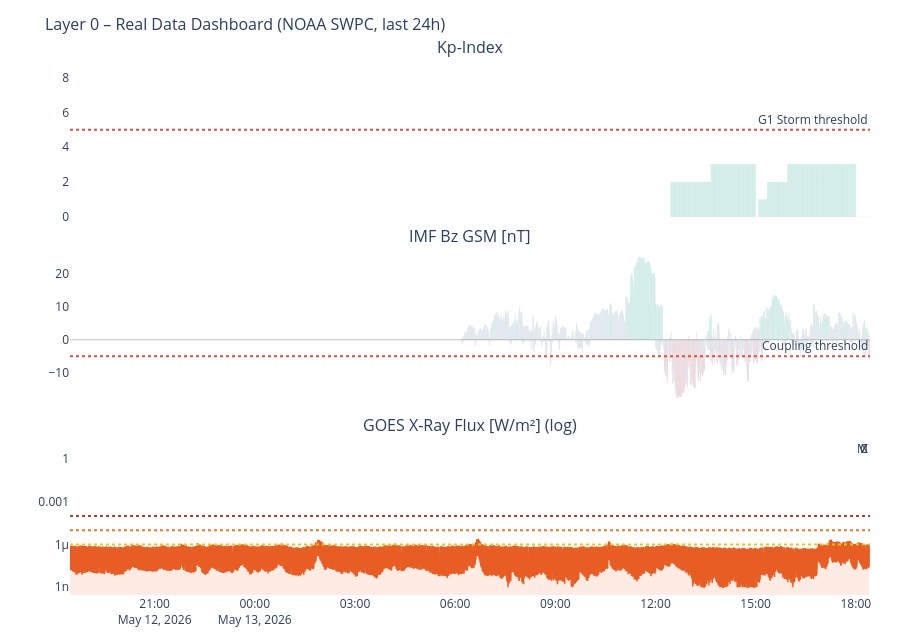

Here is the notebook cell this chart was saved with:
### Markdown cell above
---
## 3. Time-Series Dashboard (Real Data)

### Code cell
# ============================================================
# DASHBOARD – Kp / Solar Wind / IMF Bz / X-Ray
# ============================================================

panels = [
    (df_kp,   'kp',     'Kp-Index',                       '#7F77DD', 'bar'),
    (df_sw,   'speed',  'Solar Wind Speed [km/s]',         '#F2A623', 'line'),
    (df_mag,  'bz_gsm', 'IMF Bz GSM [nT]',                '#378ADD', 'bar'),
    (df_xray, 'flux',   'GOES X-Ray Flux [W/m²] (log)',    '#E85D24', 'line'),
]
active = [(df, col, title, color, kind)
          for df, col, title, color, kind in panels
          if df is not None and col in df.columns]

if not active:
    print('No data available.')
else:
    fig = make_subplots(
        rows=len(active), cols=1, shared_xaxes=True,
        subplot_titles=[p[2] for p in active],
        vertical_spacing=0.06
    )
    for i, (df, col, title, color, kind) in enumerate(active, 1):
        ds = df.dropna(subset=[col])
        if kind == 'bar':
            if col == 'kp':
                mc = ['#2ecc71' if v < 4 else '#f39c12' if v < 6 else '#e74c3c'
                      for v in ds[col]]
            elif col == 'bz_gsm':
                mc = ['#e74c3c' if v < -5 else '#2ecc71' if v > 5 else '#95a5a6'
                      for v in ds[col]]
            else:
                mc = color
            fig.add_trace(go.Bar(x=ds['time'], y=ds[col], marker_color=mc,
                                 name=title, opacity=0.75), row=i, col=1)
        else:
            h = color.lstrip('#')
            r_c, g_c, b_c = int(h[0:2], 16), int(h[2:4], 16), int(h[4:6], 16)
            fc = f'rgba({r_c},{g_c},{b_c},0.12)'
            fig.add_trace(go.Scatter(x=ds['time'], y=ds[col], name=title,
                                     line=dict(color=color, width=1.5),
                                     fill='tozeroy', fillcolor=fc), row=i, col=1)

        if col == 'kp':
            fig.add_hline(y=5, line_dash='dot', line_color='#e74c3c',
                          annotation_text='G1 Storm threshold', row=i, col=1)
            fig.update_yaxes(range=[0, 9], row=i, col=1)
        elif col == 'speed':
            fig.add_hline(y=500, line_dash='dot', line_color='#E85D24',
                          annotation_text='Elevated wind', row=i, col=1)
        elif col == 'bz_gsm':
            fig.add_hline(y=0, line_color='gray', line_width=0.5, row=i, col=1)
            fig.add_hline(y=-5, line_dash='dot', line_color='#e74c3c',
                          annotation_text='Coupling threshold', row=i, col=1)
        elif col == 'flux':
            fig.update_yaxes(type='log', row=i, col=1)
            for lvl, lbl, lc in [(1e-4,'X','#c0392b'),(1e-5,'M','#e67e22'),(1e-6,'C','#f1c40f')]:
                fig.add_hline(y=lvl, line_dash='dot', line_color=lc,
                              annotation_text=lbl, row=i, col=1)

    fig.update_layout(
        title=dict(text='Layer 0 – Real Data Dashboard (NOAA SWPC, last 24h)', font=dict(size=16)),
        height=180 * len(active) + 100,
        showlegend=False,
        plot_bgcolor='rgba(0,0,0,0)', paper_bgcolor='rgba(0,0,0,0)',
        margin=dict(l=70, r=30, t=60, b=40)
    )
    fig.show()

### Figure 1 — Plotly figure (JSON) as saved in the notebook; plotly's stock layout.template omitted (floating-point values rounded to 4 significant figures; data arrays with more than 128 entries replaced by an {"elided": "..."} marker saying what was removed)
{"data": [{"marker": {"color": {"elided": "357 str values"}}, "name": "Kp-Index", "opacity": 0.75, "type": "bar", "x": {"elided": "357 str values"}, "xaxis": "x", "y": {"elided": "357 int values"}, "yaxis": "y"}, {"marker": {"color": {"elided": "1440 str values"}}, "name": "IMF Bz GSM [nT]", "opacity": 0.75, "type": "bar", "x": {"elided": "1440 str values"}, "xaxis": "x2", "y": {"elided": "1440 float values"}, "yaxis": "y2"}, {"fill": "tozeroy", "fillcolor": "rgba(232,93,36,0.12)", "line": {"color": "#E85D24", "width": 1.5}, "name": "GOES X-Ray Flux [W/m²] (log)", "type": "scatter", "x": {"elided": "2874 str values"}, "xaxis": "x3", "y": {"elided": "2874 float values"}, "yaxis": "y3"}], "layout": {"annotations": [{"font": {"size": 16}, "showarrow": false, "text": "Kp-Index", "x": 0.5, "xanchor": "center", "xref": "paper", "y": 1.0, "yanchor": "bottom", "yref": "paper"}, {"font": {"size": 16}, "showarrow": false, "text": "IMF Bz GSM [nT]", "x": 0.5, "xanchor": "center", "xref": "paper", "y": 0.6467, "yanchor": "bottom", "yref": "paper"}, {"font": {"size": 16}, "showarrow": false, "text": "GOES X-Ray Flux [W/m²] (log)", "x": 0.5, "xanchor": "center", "xref": "paper", "y": 0.2933, "yanchor": "bottom", "yref": "paper"}, {"showarrow": false, "text": "G1 Storm threshold", "x": 1, "xanchor": "right", "xref": "x domain", "y": 5, "yanchor": "bottom", "yref": "y"}, {"showarrow": false, "text": "Coupling threshold", "x": 1, "xanchor": "right", "xref": "x2 domain", "y": -5, "yanchor": "bottom", "yref": "y2"}, {"showarrow": false, "text": "X", "x": 1, "xanchor": "right", "xref": "x3 domain", "y": 0.0001, "yanchor": "bottom", "yref": "y3"}, {"showarrow": false, "text": "M", "x": 1, "xanchor": "right", "xref": "x3 domain", "y": 1e-05, "yanchor": "bottom", "yref": "y3"}, {"showarrow": false, "text": "C", "x": 1, "xanchor": "right", "xref": "x3 domain", "y": 1e-06, "yanchor": "bottom", "yref": "y3"}], "height": 640, "margin": {"b": 40, "l": 70, "r": 30, "t": 60}, "paper_bgcolor": "rgba(0,0,0,0)", "plot_bgcolor": "rgba(0,0,0,0)", "shapes": [{"line": {"color": "#e74c3c", "dash": "dot"}, "type": "line", "x0": 0, "x1": 1, "xref": "x domain", "y0": 5, "y1": 5, "yref": "y"}, {"line": {"color": "gray", "width": 0.5}, "type": "line", "x0": 0, "x1": 1, "xref": "x2 domain", "y0": 0, "y1": 0, "yref": "y2"}, {"line": {"color": "#e74c3c", "dash": "dot"}, "type": "line", "x0": 0, "x1": 1, "xref": "x2 domain", "y0": -5, "y1": -5, "yref": "y2"}, {"line": {"color": "#c0392b", "dash": "dot"}, "type": "line", "x0": 0, "x1": 1, "xref": "x3 domain", "y0": 0.0001, "y1": 0.0001, "yref": "y3"}, {"line": {"color": "#e67e22", "dash": "dot"}, "type": "line", "x0": 0, "x1": 1, "xref": "x3 domain", "y0": 1e-05, "y1": 1e-05, "yref": "y3"}, {"line": {"color": "#f1c40f", "dash": "dot"}, "type": "line", "x0": 0, "x1": 1, "xref": "x3 domain", "y0": 1e-06, "y1": 1e-06, "yref": "y3"}], "showlegend": false, "title": {"font": {"size": 16}, "text": "Layer 0 – Real Data Dashboard (NOAA SWPC, last 24h)"}, "xaxis": {"anchor": "y", "domain": [0.0, 1.0], "matches": "x3", "showticklabels": false}, "xaxis2": {"anchor": "y2", "domain": [0.0, 1.0], "matches": "x3", "showticklabels": false}, "xaxis3": {"anchor": "y3", "domain": [0.0, 1.0]}, "yaxis": {"anchor": "x", "domain": [0.7067, 1.0], "range": [0, 9]}, "yaxis2": {"anchor": "x2", "domain": [0.3533, 0.6467]}, "yaxis3": {"anchor": "x3", "domain": [0.0, 0.2933], "type": "log"}}}
